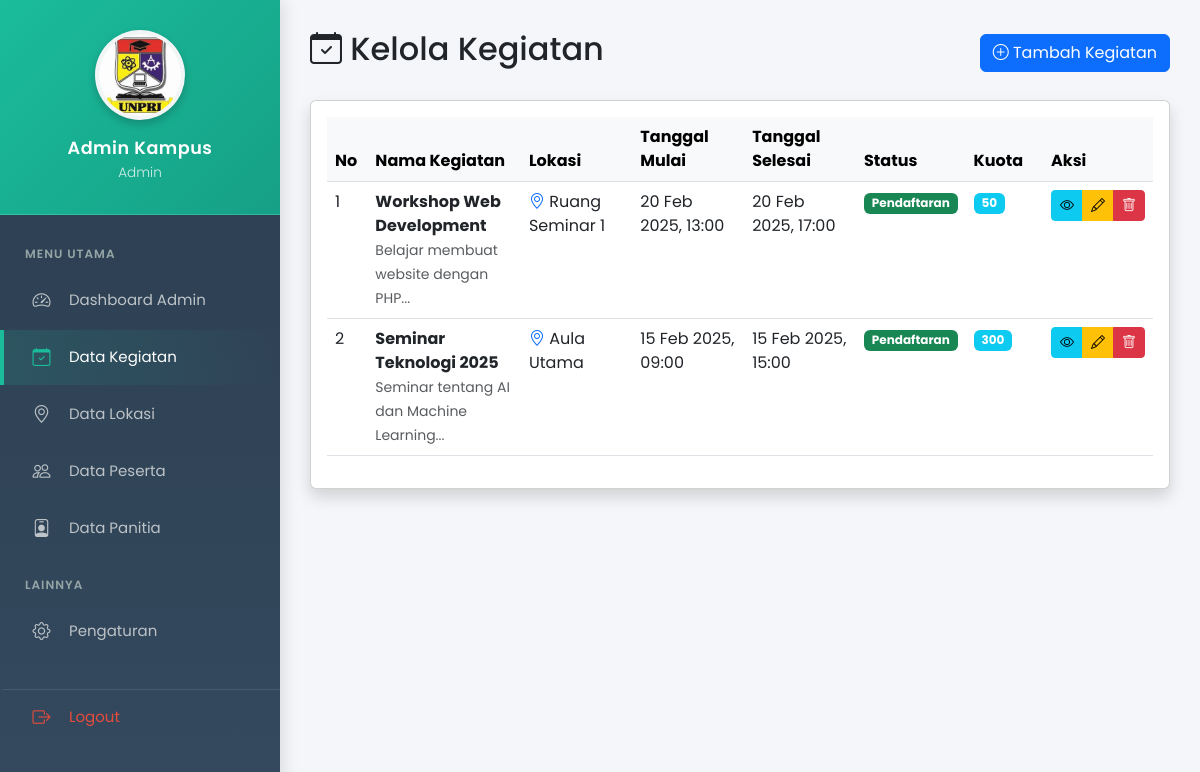
Page /pages/kegiatan/index.php (signed in) on the committed database.
### tables this page shows
CREATE TABLE `kegiatan` (
  `id_kegiatan` int(11) NOT NULL,
  `nama_kegiatan` varchar(150) NOT NULL,
  `deskripsi` text DEFAULT NULL,
  `tanggal_mulai` datetime NOT NULL,
  `tanggal_selesai` datetime NOT NULL,
  `id_lokasi` int(11) DEFAULT NULL,
  `kuota_peserta` int(11) DEFAULT NULL,
  `status` enum('Pendaftaran','Berlangsung','Selesai') DEFAULT 'Pendaftaran',
  `created_at` timestamp NOT NULL DEFAULT current_timestamp()
);

CREATE TABLE `lokasi` (
  `id_lokasi` int(11) NOT NULL,
  `nama_lokasi` varchar(100) NOT NULL,
  `kapasitas` int(11) DEFAULT NULL,
  `fasilitas` text DEFAULT NULL,
  `created_at` timestamp NOT NULL DEFAULT current_timestamp()
);

### pages/kegiatan/index.php (the view, shortened to what this page needs)
<?php
require_once '../../config/database.php';
$query = "SELECT k.*, l.nama_lokasi
          FROM kegiatan k
          LEFT JOIN lokasi l ON k.id_lokasi = l.id_lokasi
          ORDER BY k.tanggal_mulai DESC";
$result = mysqli_query($conn, $query);
?>
<!DOCTYPE html>
<html lang="id">
<head>
    <link href="https://cdn.jsdelivr.net/npm/bootstrap@5.3.0/dist/css/bootstrap.min.css" rel="stylesheet">
    <link rel="stylesheet" href="https://cdn.jsdelivr.net/npm/bootstrap-icons@1.10.0/font/bootstrap-icons.css">
</head>
<body>
    <?php include '../../navbar.php'; ?>
    <div class="container mt-4 mb-5">
        <div class="d-flex justify-content-between align-items-center mb-4">
            <h2><i class="bi bi-calendar-check"></i> Kelola Kegiatan</h2>
            <a href="tambah.php" class="btn btn-primary">
                <i class="bi bi-plus-circle"></i> Tambah Kegiatan
            </a>
        </div>
        <div class="card shadow">
            <div class="card-body">
                <?php if (mysqli_num_rows($result) > 0): ?>
                    <div class="table-responsive">
                        <table class="table table-hover">
                            <thead class="table-light">
                                <tr>
                                    <th width="5%">No</th>
                                    <th width="20%">Nama Kegiatan</th>
                                    <th width="15%">Lokasi</th>
                                    <th width="15%">Tanggal Mulai</th>
                                    <th width="15%">Tanggal Selesai</th>
                                    <th width="10%">Status</th>
                                    <th width="10%">Kuota</th>
                                    <th width="10%">Aksi</th>
                                </tr>
                            </thead>
                            <tbody>
                                <?php
                                $no = 1;
                                while ($row = mysqli_fetch_assoc($result)):
                                ?>
                                <tr>
                                    <td><?= $no++ ?></td>
                                    <td>
                                        <strong><?= $row['nama_kegiatan'] ?></strong><br>
                                        <small class="text-muted"><?= substr($row['deskripsi'], 0, 50) ?>...</small>
                                    </td>
                                    <td>
                                        <i class="bi bi-geo-alt text-primary"></i>
                                        <?= $row['nama_lokasi'] ?? '-' ?>
                                    </td>
                                    <td><?= date('d M Y, H:i', strtotime($row['tanggal_mulai'])) ?></td>
                                    <td><?= date('d M Y, H:i', strtotime($row['tanggal_selesai'])) ?></td>
                                    <td>
                                        <?php
                                        $badge_class = '';
                                        switch($row['status']) {
                                            case 'Pendaftaran': $badge_class = 'bg-success'; break;
                                        }
                                        ?>
                                        <span class="badge <?= $badge_class ?>"><?= $row['status'] ?></span>
                                    </td>
                                    <td>
                                        <span class="badge bg-info"><?= $row['kuota_peserta'] ?></span>
                                    </td>
                                    <td>
                                        <div class="btn-group btn-group-sm">
                                            <a href="detail.php?id=<?= $row['id_kegiatan'] ?>"
                                               class="btn btn-info" title="Detail">
                                                <i class="bi bi-eye"></i>
                                            </a>
                                            <a href="edit.php?id=<?= $row['id_kegiatan'] ?>"
                                               class="btn btn-warning" title="Edit">
                                                <i class="bi bi-pencil"></i>
                                            </a>
                                            <a href="index.php?delete=<?= $row['id_kegiatan'] ?>"
                                               class="btn btn-danger"
                                               onclick="return confirm('Yakin ingin menghapus kegiatan ini? Data peserta dan panitia juga akan terhapus!')"
                                               title="Hapus">
                                                <i class="bi bi-trash"></i>
                                            </a>
                                        </div>
                                    </td>
                                </tr>
                                <?php endwhile; ?>
                            </tbody>
                        </table>
                    </div>
                <?php endif; ?>
            </div>
        </div>
    </div>
</body>
</html>

### navbar.php (shortened to what this page needs)
<?php
$nama_user = $_SESSION['nama'] ?? 'User';
$role = $_SESSION['role'] ?? 'admin';
$foto_profil = $_SESSION['foto_profil'] ?? 'default.png';
$display_foto = defined('BASE_URL') ? BASE_URL . 'assets/img/' . $foto_profil : 'assets/img/' . $foto_profil;
?>
<link rel="stylesheet" href="https://cdn.jsdelivr.net/npm/bootstrap-icons@1.10.0/font/bootstrap-icons.css">
<?php
$css_path = defined('BASE_URL') ? BASE_URL . 'css/sidebar.css' : 'css/sidebar.css';
?>
<link rel="stylesheet" href="<?= $css_path ?>">
<div class="sidebar" id="sidebar">
    <div class="sidebar-header">
        <div class="user-profile">
            <div class="user-avatar">
                <?php if ($foto_profil == 'default.png' || empty($foto_profil)): ?>
                    <i class="bi bi-person"></i>
                <?php else: ?>
                    <img src="<?= $display_foto ?>" alt="Profil">
                <?php endif; ?>
            </div>
            <div class="user-name"><?= htmlspecialchars($nama_user) ?></div>
            <div class="user-role"><?= ucfirst($role) ?></div>
        </div>
    </div>
    <div class="sidebar-menu">
        <div class="sidebar-menu-header">Menu Utama</div>
        <?php if ($role == 'admin'): ?>
            <a href="<?= BASE_URL ?>index.php" class="<?= basename($_SERVER['PHP_SELF']) == 'index.php' && !strpos($_SERVER['PHP_SELF'], 'pages') ? 'active' : '' ?>">
                <i class="bi bi-speedometer2"></i> Dashboard Admin
            </a>
            <a href="<?= BASE_URL ?>pages/kegiatan/index.php" class="<?= strpos($_SERVER['PHP_SELF'], 'kegiatan') !== false ? 'active' : '' ?>">
                <i class="bi bi-calendar-check"></i> Data Kegiatan
            </a>
            <a href="<?= BASE_URL ?>pages/lokasi/index.php" class="<?= strpos($_SERVER['PHP_SELF'], 'lokasi') !== false ? 'active' : '' ?>">
                <i class="bi bi-geo-alt"></i> Data Lokasi
            </a>
            <a href="<?= BASE_URL ?>pages/peserta/index.php" class="<?= strpos($_SERVER['PHP_SELF'], 'peserta') !== false ? 'active' : '' ?>">
                <i class="bi bi-people"></i> Data Peserta
            </a>
            <a href="<?= BASE_URL ?>pages/panitia/index.php" class="<?= strpos($_SERVER['PHP_SELF'], 'panitia') !== false ? 'active' : '' ?>">
                <i class="bi bi-person-badge"></i> Data Panitia
            </a>
            <div class="sidebar-menu-header" style="margin-top: 10px;">Lainnya</div>
            <a href="<?= BASE_URL ?>pages/pengaturan/index.php" class="<?= strpos($_SERVER['PHP_SELF'], 'pengaturan') !== false ? 'active' : '' ?>">
                <i class="bi bi-gear"></i> Pengaturan
            </a>
        <?php endif; ?>
        <a href="<?= BASE_URL ?>logout.php" class="logout-link" onclick="return confirm('Yakin ingin keluar?')">
            <i class="bi bi-box-arrow-right"></i> Logout
        </a>
    </div>
</div>

### css/sidebar.css (style rules this page uses)
body { background-color: #f4f6f9; font-family: 'Poppins', sans-serif; }
.sidebar { height: 100vh; width: 280px; position: fixed; top: 0; left: 0; background: linear-gradient(180deg, #2c3e50 0%, #34495e 100%); padding-top: 0; transition: all 0.3s ease; z-index: 1000; overflow-y: auto; box-shadow: 4px 0 15px rgba(0, 0, 0, 0.1); }
.sidebar-header { background: linear-gradient(135deg, #1abc9c 0%, #16a085 100%); padding: 30px 20px; text-align: center; color: white; border-bottom: 1px solid rgba(255, 255, 255, 0.1); }
.user-profile { display: flex; flex-direction: column; align-items: center; }
.user-avatar { width: 90px; height: 90px; border-radius: 50%; background-color: #ecf0f1; margin-bottom: 15px; display: flex; align-items: center; justify-content: center; border: 4px solid rgba(255, 255, 255, 0.3); overflow: hidden; box-shadow: 0 4px 8px rgba(0, 0, 0, 0.2); transition: transform 0.3s; }
.user-avatar img { width: 100%; height: 100%; object-fit: cover; }
.user-name { font-weight: 600; font-size: 1.1em; margin-bottom: 2px; letter-spacing: 0.5px; }
.user-role { font-size: 0.85em; opacity: 0.8; font-weight: 300; }
.sidebar-menu { padding: 20px 0; }
.sidebar-menu-header { padding: 10px 25px; font-size: 0.75em; text-transform: uppercase; color: #95a5a6; font-weight: 600; letter-spacing: 1px; }
.sidebar-menu a { padding: 14px 25px; text-decoration: none; font-size: 15px; color: #bdc3c7; display: flex; align-items: center; transition: all 0.3s; border-left: 4px solid transparent; margin-bottom: 2px; }
.sidebar-menu a i { margin-right: 15px; width: 25px; text-align: center; font-size: 1.2em; transition: transform 0.2s; }
.sidebar-menu a.active { background: linear-gradient(90deg, rgba(26, 188, 156, 0.15) 0%, rgba(26, 188, 156, 0) 100%); color: #fff; border-left: 4px solid #1abc9c; }
.sidebar-menu a.active i { color: #1abc9c; }
.sidebar-menu a.logout-link { margin-top: 30px; border-top: 1px solid rgba(255, 255, 255, 0.1); color: #e74c3c; }
.main-content { margin-left: 280px; padding: 30px; transition: 0.3s; }

### navbar.php (style rules this page uses)
@media (min-width: 769px) { body > .container, body > .container-fluid { margin-left: 280px !important; max-width: calc(100% - 280px) !important; padding: 30px !important; } }

### rows in the picture
kegiatan: nama_kegiatan "Workshop Web Development", deskripsi "Belajar membuat website dengan PHP", id_lokasi.nama_lokasi "Ruang Seminar 1", tanggal_mulai "20 Feb 2025, 13:00", tanggal_selesai "20 Feb 2025, 17:00", status "Pendaftaran", kuota_peserta "50"
kegiatan: nama_kegiatan "Seminar Teknologi 2025", deskripsi "Seminar tentang AI dan Machine Learning", id_lokasi.nama_lokasi "Aula Utama", tanggal_mulai "15 Feb 2025, 09:00", tanggal_selesai "15 Feb 2025, 15:00", status "Pendaftaran", kuota_peserta "300"

### other values in the picture
$nama_user "Admin Kampus"
$role "Admin"
